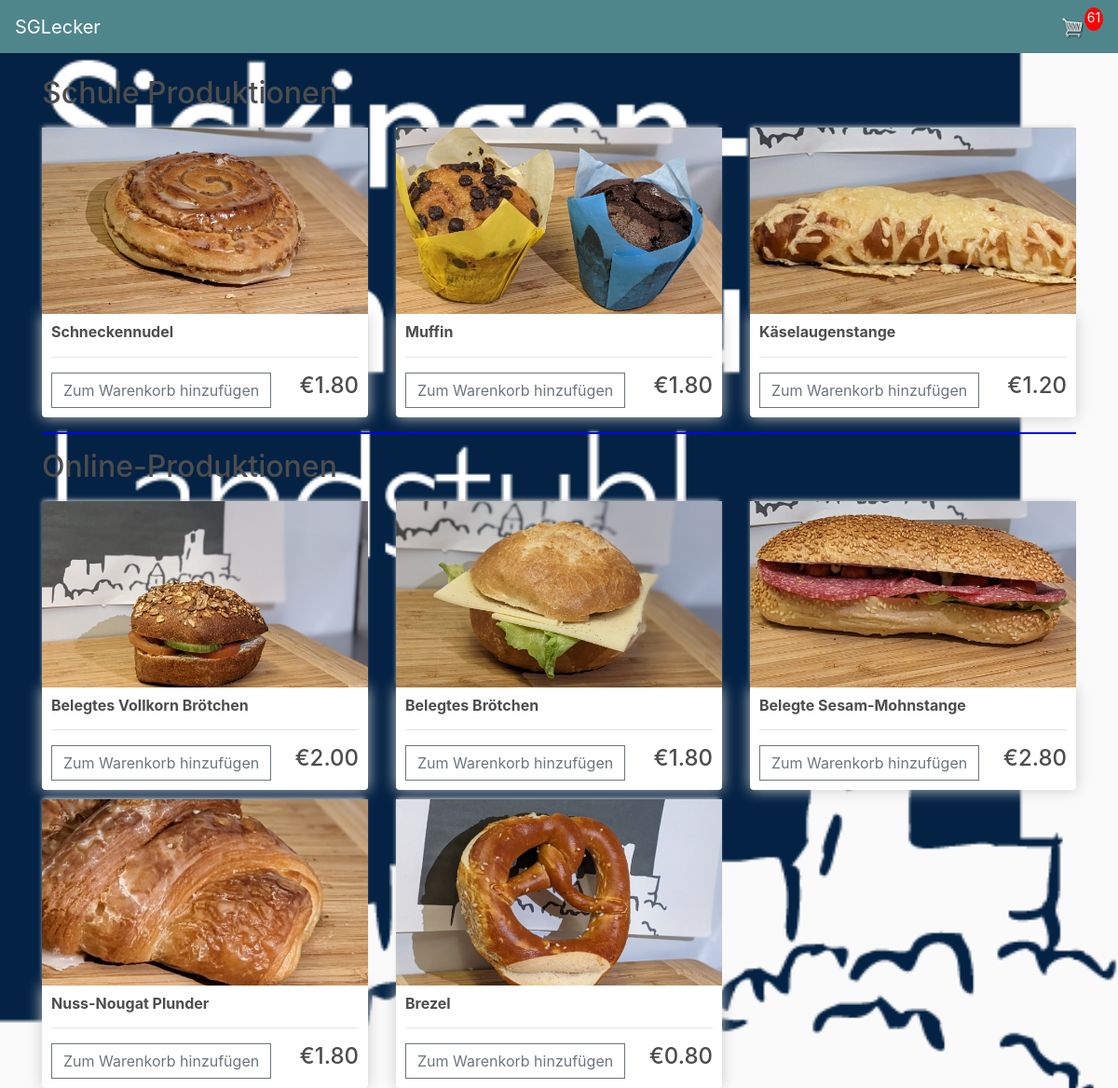
The app's page / (signed in) with its own data.
### store/models.py (models this page shows, shortened)
class Product(models.Model):
    name = models.CharField(max_length=200)
    price = models.FloatField()
    digital = models.BooleanField(default=False, null=True, blank=True)
    image = models.ImageField(null=True, blank=True)
    CATEGORY_CHOICES = (
        ('Online Product', 'Online Product'),
        ('School Product', 'School Product'),
    )
    category = models.CharField(
        max_length=100, choices=CATEGORY_CHOICES, null=True, blank=True)
    @property
    def imageURL(self):
        try:
            url = self.image.url
        except:
            url = ''
        return url

### store/views.py (the view)
# urls.py: path('', include('store.urls'))
def store(request):
    data = cartData(request)
    cartItems = data['cartItems']
    products = Product.objects.all()
    context = {'products': products, 'cartItems': cartItems}
    return render(request, 'store/store.html', context)

### store/models.py (called while the page is built)
    @property
    def get_cart_items(self):
        orderitems = self.orderitem_set.all()
        total = sum([item.quantity for item in orderitems])
        return total

### store/utils.py (called while the page is built)
def cartData(request):
    if request.user.is_authenticated:
        customer = request.user.customer
        order, created = Order.objects.get_or_create(
            customer=customer, complete=False)
        items = order.orderitem_set.all()
        cartItems = order.get_cart_items
    else:
        cookieData = cookieCart(request)
        cartItems = cookieData['cartItems']
        order = cookieData['order']
        items = cookieData['items']
    return {'cartItems': cartItems, 'order': order, 'items': items}

### store/templates/store/store.html
{% extends 'store/main.html' %} {% load static %} {% block content %}
<div class="row">
  <div class="col-12">
    <h2>Schule Produktionen</h2>
  </div>
  {% for product in products %} {% if product.category == "School Product" %}
  <div class="col-lg-4">
    <img class="thumbnail" src="{{ product.imageURL }}" />
    <div class="box-element product">
      <h6><strong>{{ product.name }}</strong></h6>
      <hr />
      <button
        data-product="{{ product.id }}"
        data-action="add"
        class="btn btn-outline-secondary add-btn update-cart"
      >
        Zum Warenkorb hinzufügen
      </button>
      <h4 style="display: inline-block; float: right">
        €{{ product.price|floatformat:2 }}
      </h4>
    </div>
  </div>
  {% endif %} {% endfor %}
</div>
<hr style="border-top: 2px solid blue" />
<div class="row">
  <div class="col-12">
    <h2>Online-Produktionen</h2>
  </div>
  {% for product in products %} {% if product.category == "Online Product" %}
  <div class="col-lg-4">
    <img class="thumbnail" src="{{ product.imageURL }}" />
    <div class="box-element product">
      <h6><strong>{{ product.name }}</strong></h6>
      <hr />
      <button
        data-product="{{ product.id }}"
        data-action="add"
        class="btn btn-outline-secondary add-btn update-cart"
      >
        Zum Warenkorb hinzufügen
      </button>
      <h4 style="display: inline-block; float: right">
        €{{ product.price|floatformat:2 }}
      </h4>
    </div>
  </div>
  {% endif %} {% endfor %}
</div>
{% endblock content %}

### static/css/main.css (style rules this page uses)
body { background-color: hsl(0, 0%, 98%); background-image: url("ecommerce\\static\\images\\sgl_logo.png"); background-size: cover; }
h1,h2,h3,h4,h5,h6 { color:hsl(0, 0%, 30%); }
.box-element { box-shadow:hsl(0, 0%, 80%) 0 0 16px; background-color: #fff; border-radius: 4px; padding: 10px; }
.thumbnail { width: 100%; height: 200px; -webkit-box-shadow: -1px -3px 5px -2px rgba(214,214,214,1); -moz-box-shadow: -1px -3px 5px -2px rgba(214,214,214,1); box-shadow: -1px -3px 5px -2px rgba(214,214,214,1); }
.product { border-radius: 0 0 4px 4px; }
.col-lg-4, .col-lg-6, .col-lg-8, .col-lg-12 { margin-top: 10px; }
.btn { border-radius: 0; }

### records on screen
Product: imageURL (picture), name "Schneckennudel", price "1.80"
Product: imageURL (picture), name "Muffin", price "1.80"
Product: imageURL (picture), name "Käselaugenstange", price "1.20"
Product: imageURL (picture), name "Belegtes Vollkorn Brötchen", price "2.00"
Product: imageURL (picture), name "Belegtes Brötchen", price "1.80"
Product: imageURL (picture), name "Belegte Sesam-Mohnstange", price "2.80"
Product: imageURL (picture), name "Nuss-Nougat Plunder", price "1.80"
Product: imageURL (picture), name "Brezel", price "0.80"

### other values on screen
{{ cartItems }} "61"
